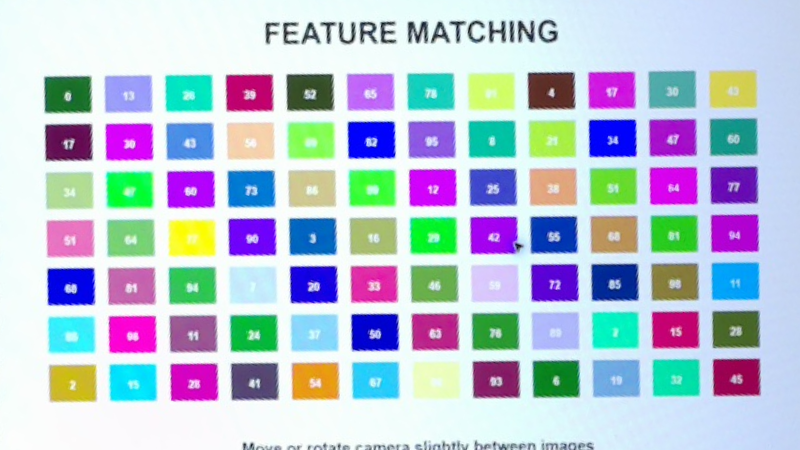
#> input picture 教材/圖檔/feature-board-a.png, 800 x 450 px, found by its file name
$ python '第31至33課-Thonny校正圖比對.py'
#> lines starting #> are read from the running program, lines starting #| are printed output that depends on the picture
import argparse
import cv2
import numpy as np

parser = argparse.ArgumentParser()
parser.add_argument('--rectified', action='store_true', help='讀取已裁切校正的測試圖片')
# Thonny 範例固定讀取已裁切的教學素材。
args = parser.parse_args(['--rectified'])
if args.rectified:
    image_a = cv2.imread('feature-board-a.png')
#> image_a is the input picture: shape (450, 800, 3); mean B, G, R 213.5, 196.3, 185.1
    image_b = cv2.imread('feature-board-b.png')
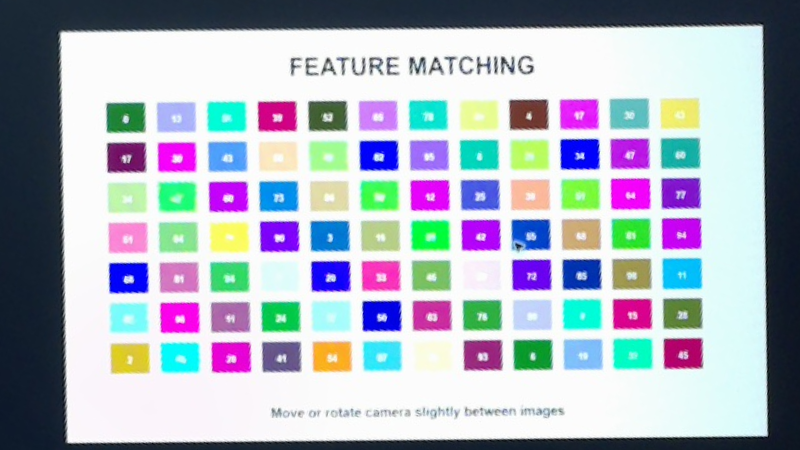
#> input picture 教材/圖檔/feature-board-b.png, 800 x 450 px, found by its file name
#> image_b is the input picture: shape (450, 800, 3); mean B, G, R 190.6, 178.2, 170.9
    if image_a is None or image_b is None:
        raise RuntimeError('請準備 feature-board-a.png 與 feature-board-b.png')
else:
    # 相機照片分別拍攝相同圖案的 90% 和 75% 顯示大小。
    first = cv2.imread('feature-camera-a.jpg')
    second = cv2.imread('feature-camera-b.jpg')
    if first is None or second is None:
        raise RuntimeError('請準備 feature-camera-a.jpg 與 feature-camera-b.jpg')
    if first.shape[:2] != (1080, 1920) or second.shape[:2] != (1080, 1920):
        raise RuntimeError('照片尺寸與本次設定不同，請重新量測座標')
    # 本次相機位置的四角；改變位置時應重新量測。
    source = np.float32([[755, 270], [1385, 65], [1484, 412], [856, 604]])
    target = np.float32([[0, 0], [799, 0], [799, 449], [0, 449]])
    matrix = cv2.getPerspectiveTransform(source, target)
    image_a = cv2.warpPerspective(first, matrix, (800, 450))
    image_b = cv2.warpPerspective(second, matrix, (800, 450))
    if not cv2.imwrite('feature-board-a.png', image_a) or not cv2.imwrite('feature-board-b.png', image_b):
        raise RuntimeError('無法儲存校正圖片')
gray_a = cv2.cvtColor(image_a, cv2.COLOR_BGR2GRAY)
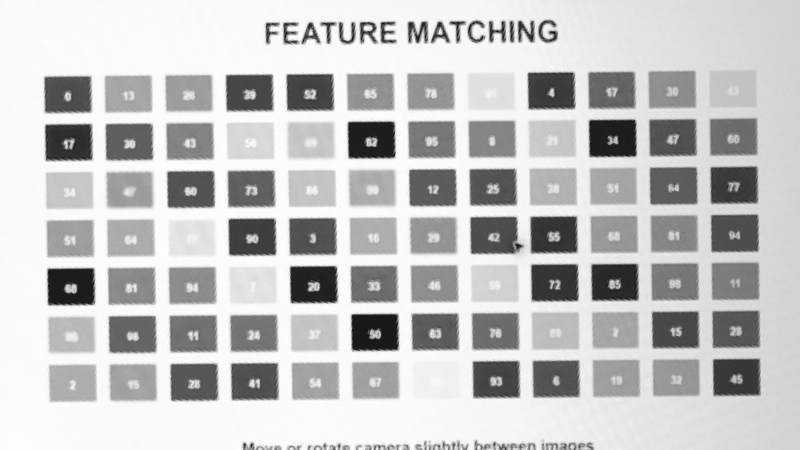
#> gray_a: shape (450, 800); min 8, max 255, mean 194.9
gray_b = cv2.cvtColor(image_b, cv2.COLOR_BGR2GRAY)
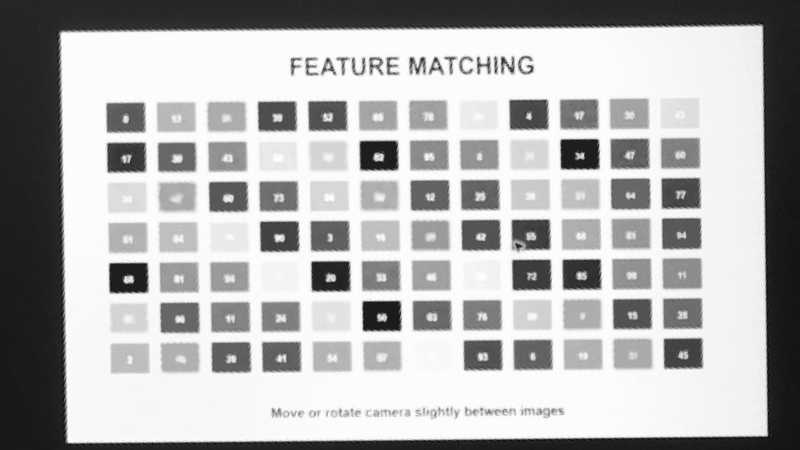
#> gray_b: shape (450, 800); min 4, max 255, mean 177.4

detectors = [('SIFT', cv2.SIFT_create(), cv2.NORM_L2),
             ('ORB', cv2.ORB_create(nfeatures=1200), cv2.NORM_HAMMING)]
try:
    detectors.insert(1, ('SURF', cv2.xfeatures2d.SURF_create(), cv2.NORM_L2))
except (AttributeError, cv2.error):
    print('SURF unavailable in this OpenCV build')
for name, detector, norm in detectors:
    keys_a, desc_a = detector.detectAndCompute(gray_a, None)
    keys_b, desc_b = detector.detectAndCompute(gray_b, None)
    if desc_a is None or desc_b is None:
        raise RuntimeError(f'{name} 找不到描述子')
    matches = cv2.BFMatcher(norm, crossCheck=True).match(desc_a, desc_b)
    matches = sorted(matches, key=lambda item: item.distance)
    result = cv2.drawMatches(image_a, keys_a, image_b, keys_b, matches[:30], None,
                             flags=cv2.DrawMatchesFlags_NOT_DRAW_SINGLE_POINTS)
    output = f'feature-camera-{name.lower()}-matches.png'
    if not cv2.imwrite(output, result):
        raise RuntimeError('無法儲存結果')
    print(name, 'keypoints:', len(keys_a), len(keys_b))
    print(name, 'cross-check matches:', len(matches))
    print('saved:', output)
#> this loop made 2 passes
#> matches on passes 1 to 2: 567 matches, 432 matches
#| SIFT keypoints: 1320 1192
#| SIFT cross-check matches: 567
#| ORB keypoints: 1200 1200
#| ORB cross-check matches: 432
#> pass 1, `result = cv2.drawMatches(image_a, keys_a, image_b, keys_b, matches[:30..`:
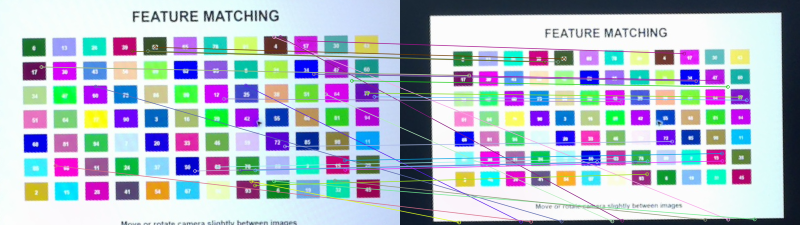
#> result: shape (450, 1600, 3) (shown at 1/2 size); mean B, G, R 200.4, 186.3, 177
#> pass 2, `result = cv2.drawMatches(image_a, keys_a, image_b, keys_b, matches[:30..`:
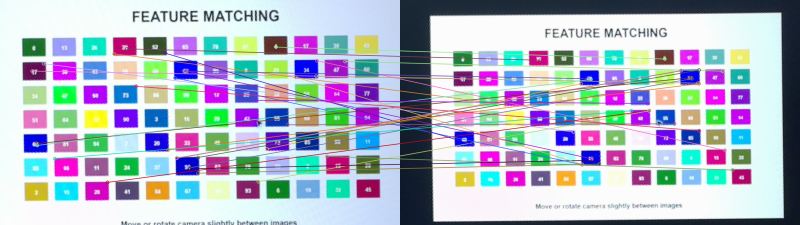
#> result: shape (450, 1600, 3) (shown at 1/2 size); mean B, G, R 198.7, 184.7, 177.5
